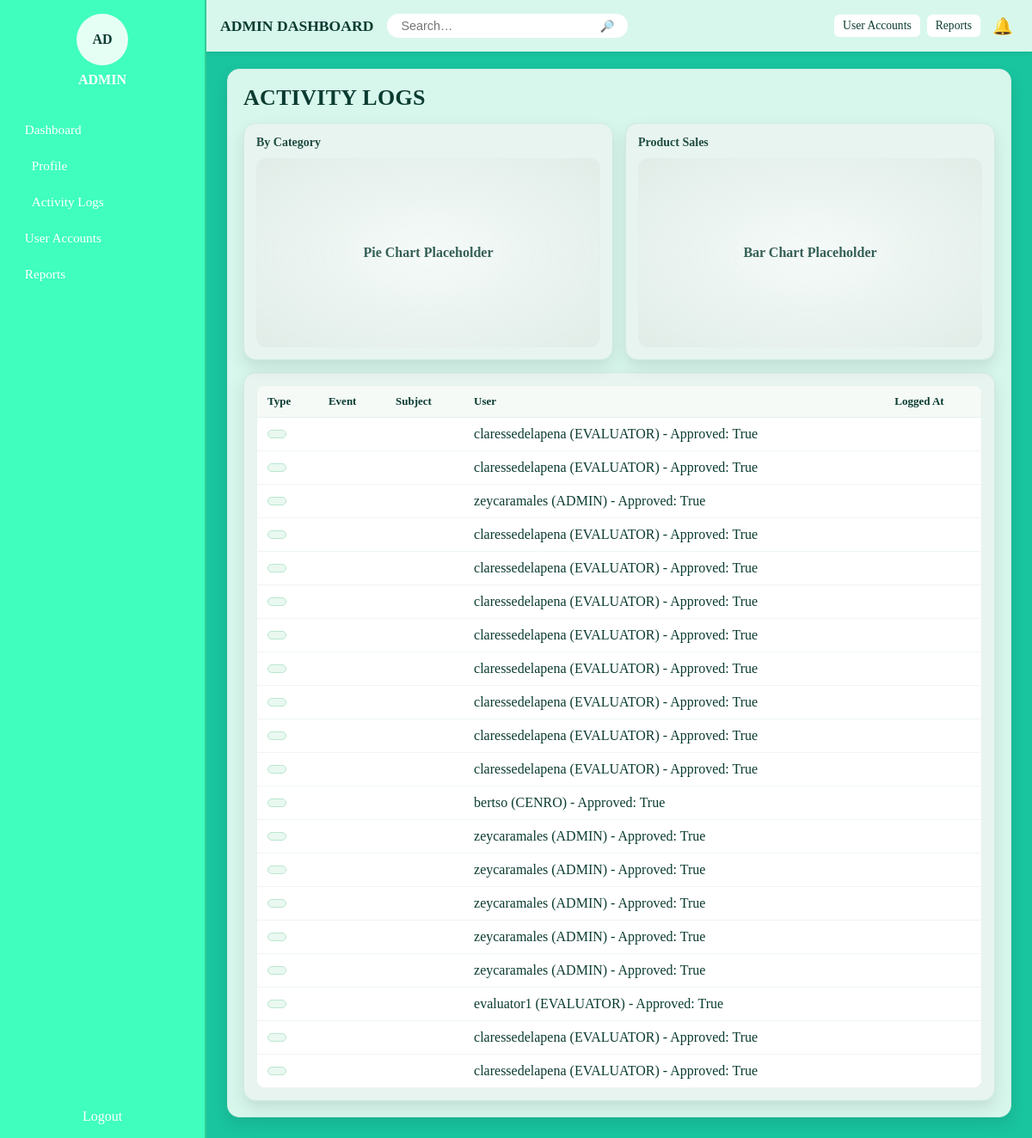
/cenro/activitylogs/ (signed in), run on the app's committed database.
### DENRO/models.py (models this page shows, shortened)
class ActivityLog(models.Model):
    user        = models.ForeignKey(
        settings.AUTH_USER_MODEL,              # ✅ use the string via settings
        on_delete=models.SET_NULL,
        null=True, blank=True,
        related_name="activity_logs",
    )
    action      = models.CharField(max_length=16, choices=ActivityAction.choices)
    details     = models.TextField(blank=True, null=True)
    ip_address  = models.GenericIPAddressField(blank=True, null=True)
    created_at  = models.DateTimeField(auto_now_add=True)
    class Meta:
        ordering = ["-created_at"]
        indexes = [
            models.Index(fields=["-created_at"]),
            models.Index(fields=["action"]),
            models.Index(fields=["user"]),
        ]

class User(AbstractUser):
    class RoleChoices(models.TextChoices):
        SUPER_ADMIN = "SUPER_ADMIN", "Super Admin"
        ADMIN = "ADMIN", "Admin"
        PENRO = "PENRO", "PENRO"
        CENRO = "CENRO", "CENRO"
        EVALUATOR = "EVALUATOR", "Evaluator"
    email = models.EmailField()
    role = models.CharField(
        max_length=20, choices=RoleChoices.choices, default=RoleChoices.ADMIN
    )
    is_approved = models.BooleanField(default=False)
    is_rejected = models.BooleanField(default=False)
    is_deactivated = models.BooleanField(default=False)
    gender = models.CharField(max_length=10, choices=[('Male', 'Male'), ('Female', 'Female')], blank=True, null=True)
    phone_number = models.CharField(max_length=20, blank=True, null=True)
    region = models.CharField(max_length=100, blank=True, null=True)
    profile_pic = models.CharField(max_length=255, blank=True, null=True)
    id_number = models.CharField(max_length=50, blank=True, null=True, unique=True)
    def __str__(self):
        return f"{self.username} ({self.role}) - Approved: {self.is_approved}"

### DENRO/views.py (the view)
# urls.py: path("cenro/activitylogs/", views.cenro_activitylogs, name="CENRO_activitylogs"),
@login_required
def cenro_activitylogs(request):
    notifications, unread_count = get_unread_notifications(request)
    logs_qs = ActivityLog.objects.all().select_related("user").order_by("-created_at")
    q = request.GET.get("q")
    role = request.GET.get("role")
    action = request.GET.get("action")
    dfrom = request.GET.get("from")
    dto = request.GET.get("to")
    if q:
        logs_qs = logs_qs.filter(
            Q(user__username__icontains=q) | Q(details__icontains=q) | Q(action__icontains=q)
        )
    if role:
        logs_qs = logs_qs.filter(user__role=role)
    if action:
        logs_qs = logs_qs.filter(action=action)
    if dfrom:
        logs_qs = logs_qs.filter(created_at__date__gte=dfrom)
    if dto:
        logs_qs = logs_qs.filter(created_at__date__lte=dto)
    paginator = Paginator(logs_qs, 20)
    page_obj = paginator.get_page(request.GET.get("page") or 1)
    metrics = {
        "total_events": logs_qs.count(),
        "unique_users": logs_qs.values("user_id").distinct().count(),
        "errors": logs_qs.filter(action="ERROR").count(),
        "this_week": logs_qs.filter(created_at__gte=now() - timedelta(days=7)).count(),
    }
    total_events_breakdown = dict(logs_qs.values_list("action").annotate(c=Count("id")))
    unique_user_ids = logs_qs.values("user_id").distinct()
    unique_users_breakdown = dict(
        logs_qs.filter(user_id__in=[u["user_id"] for u in unique_user_ids])
        .values_list("action")
        .annotate(c=Count("id"))
    )
    errors_breakdown = dict(
        logs_qs.filter(action="ERROR").values_list("details").annotate(c=Count("id"))
    )
    this_week_qs = logs_qs.filter(created_at__gte=now() - timedelta(days=7))
    this_week_breakdown = dict(this_week_qs.values_list("action").annotate(c=Count("id")))
    context = {
        "logs": page_obj.object_list,
        "page_obj": page_obj,
        "metrics": metrics,
        "action_counts_json": json.dumps(total_events_breakdown),
        "popup_data": {
            "total_events": total_events_breakdown,
            "unique_users": unique_users_breakdown,
            "errors": errors_breakdown,
            "this_week": this_week_breakdown,
        },
        "notifications": notifications,
        "unread_count": unread_count,
    }
    return render(request, "CENRO/CENRO_activitylogs.html", context)

### DENRO/context_processors.py (called while the page is built)
def _normalize_role(raw: Any) -> str:
    if raw is None:
        return ""
    text = str(raw).upper()
    return re.sub(r"[^A-Z]", "", text)

### DENRO/views.py (called while the page is built)
def get_unread_notifications(request):
    notifications = Notification.objects.filter(user=request.user, is_read=False).order_by("-created_at")
    return notifications, notifications.count()

### DENRO/templates/CENRO/CENRO_activitylogs.html (shortened to what this page needs)
{% extends "base.html" %}
{% load static %}
{% block extra_css %}
<link rel="stylesheet" href="{% static 'styles/cenro_excess.css' %}">
{% endblock %}
{% block content %}
<section class="act panel">
  <h1 class="act__title">ACTIVITY LOGS</h1>
  <div class="act__charts">
    <div class="card">
      <h2 class="card__title">By Category</h2>
      <div class="chart ph">Pie Chart Placeholder</div>
    </div>
    <div class="card">
      <h2 class="card__title">Product Sales</h2>
      <div class="chart ph">Bar Chart Placeholder</div>
    </div>
  </div>
  <div class="card">
    <div class="table-wrap">
      <table class="table table--logs">
        <thead>
          <tr>
            <th>Type</th>
            <th>Event</th>
            <th>Subject</th>
            <th>User</th>
            <th>Logged At</th>
          </tr>
        </thead>
        <tbody>
          {% for log in logs %}
          <tr>
            <td>
              <span class="badge {% if log.type|lower == 'access' %}badge--access{% else %}badge--resource{% endif %}">
              </span>
            </td>
            <td>{{ log.event }}</td>
            <td>{{ log.subject }}</td>
            <td>{{ log.user }}</td>
            <td>{{ log.logged_at }}</td>
          </tr>
          {% empty %}
          <tr><td colspan="5" class="empty">No logs yet.</td></tr>
          {% endfor %}
        </tbody>
      </table>
    </div>
  </div>
</section>
{% endblock %}

### DENRO/static/styles/theme.css (style rules this page uses)
:root { --main-bg: #95FFDB; --bg: #19c59f; --bg-2: #25d3ab; --strip: #17b289; --panel: #d8f7ec; --panel-2: #e8f4ef; --ink: #0a3b30; --muted: #3e6b5f; --radius: 14px; --shadow: 0 8px 18px rgba(0,0,0,.10); --left-strip: 240px; }
html, body { height: 100%; overflow: hidden; margin: 0; box-sizing: border-box; -webkit-font-smoothing: antialiased; -moz-osx-font-smoothing: grayscale; color: var(--ink); }
*, *::before, *::after { box-sizing: inherit; }
body { background: linear-gradient( 90deg, var(--strip) 0 var(--left-strip), var(--bg) var(--left-strip) ); }
.panel { background: var(--panel); border-radius: var(--radius); box-shadow: var(--shadow); }

### DENRO/static/styles/dashboard.css (style rules this page uses)
:root { --main-bg: #19c59f; --color-text: #0a3b30; --color-text-light: #0d5145; --color-accent: #0a3b30; --panel: #d8f7ec; --panel-2: #e8f4ef; --radius: 14px; --left-strip: 240px; }

### DENRO/static/styles/cenro_excess.css (style rules this page uses)
.act.panel { border: 1px solid #cdebe0; border-radius: var(--radius); background: var(--panel); box-shadow: var(--shadow); padding: 18px; min-height: 60vh; }
.act__title { margin: 0 0 14px; font-size: 26px; font-weight: 900; letter-spacing: .3px; color: var(--ink); }
.act__charts { display: grid; grid-template-columns: 1fr 1fr; gap: 14px; margin-bottom: 14px; }
.card { background: var(--panel-2); border: 1px solid #cdebe0; border-radius: var(--radius); box-shadow: var(--shadow); padding: 14px; }
.card__title { margin: 0 0 10px; font-size: 14px; font-weight: 800; color: var(--ink); opacity: .9; }
.chart.ph { height: 220px; border-radius: 12px; background: radial-gradient(ellipse at center, rgba(255,255,255,.7), rgba(0,0,0,.04)); display: grid; place-items: center; color: var(--ink); font-weight: 700; opacity: .8; }
.table-wrap { overflow: auto; border-radius: 12px; }
.table { width: 100%; border-collapse: collapse; background: #fff; border: 1px solid #e6f1ec; border-radius: 12px; }
.table thead th { text-align: left; font-size: 13px; font-weight: 800; color: var(--ink); background: #f5faf7; padding: 10px 12px; border-bottom: 1px solid #e6f1ec; }
.table tbody td { padding: 10px 12px; border-bottom: 1px solid #eef6f2; color: var(--ink); }
.badge { display: inline-block; font-size: 12px; font-weight: 800; padding: 4px 10px; border-radius: 999px; border: 1px solid transparent; }
.badge--resource { background: #e9f8f0; color: #166b4a; border-color: #b9e7cf; }

### data on the page
ActivityLog: user "claressedelapena (EVALUATOR) - Approved: True"
ActivityLog: user "claressedelapena (EVALUATOR) - Approved: True"
ActivityLog: user "zeycaramales (ADMIN) - Approved: True"
ActivityLog: user "claressedelapena (EVALUATOR) - Approved: True"
ActivityLog: user "claressedelapena (EVALUATOR) - Approved: True"
ActivityLog: user "claressedelapena (EVALUATOR) - Approved: True"
ActivityLog: user "claressedelapena (EVALUATOR) - Approved: True"
ActivityLog: user "claressedelapena (EVALUATOR) - Approved: True"
ActivityLog: user "claressedelapena (EVALUATOR) - Approved: True"
ActivityLog: user "claressedelapena (EVALUATOR) - Approved: True"
ActivityLog: user "claressedelapena (EVALUATOR) - Approved: True"
ActivityLog: user "bertso (CENRO) - Approved: True"
ActivityLog: user "zeycaramales (ADMIN) - Approved: True"
ActivityLog: user "zeycaramales (ADMIN) - Approved: True"
ActivityLog: user "zeycaramales (ADMIN) - Approved: True"
ActivityLog: user "zeycaramales (ADMIN) - Approved: True"
ActivityLog: user "zeycaramales (ADMIN) - Approved: True"
ActivityLog: user "evaluator1 (EVALUATOR) - Approved: True"
ActivityLog: user "claressedelapena (EVALUATOR) - Approved: True"
ActivityLog: user "claressedelapena (EVALUATOR) - Approved: True"
